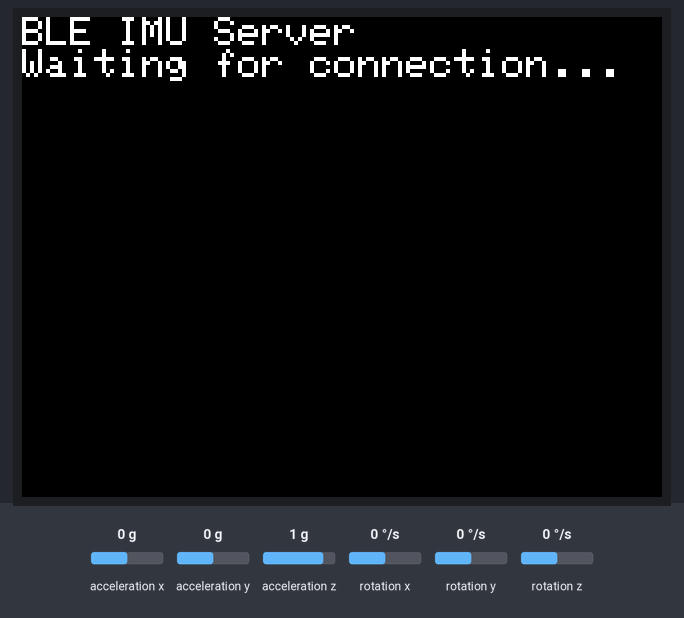
Recording of a sketch running on a simulated ESP32. On the bench: 320×240 colour display. The test bench sets the inputs (shaded band); at power-on: acceleration x 0 g, acceleration y 0 g, acceleration z 1 g, rotation x 0 °/s, rotation y 0 °/s, rotation z 0 °/s. Nothing arrives over Bluetooth unless stated; a phone connects over Bluetooth LE 3 s after start; what the sketch prints to the serial monitor is not drawn.

Above: at 0.4 s.

The sketch:

6axes_m5.ino
```cpp
#include <M5Core2.h>
#include <BLEDevice.h>
#include <BLEServer.h>
#include <BLEUtils.h>
#include <BLE2902.h>
// #include <MPU6886.h>

// BLE関連の定義
#define SERVICE_UUID        "12345678-1234-1234-1234-123456789012"
#define CHARACTERISTIC_UUID "87654321-4321-4321-4321-210987654321"

BLEServer* pServer = NULL;
BLECharacteristic* pCharacteristic = NULL;
bool deviceConnected = false;
bool oldDeviceConnected = false;

// センサーデータ
float accX, accY, accZ;
float gyrX, gyrY, gyrZ;

// サンプリング用
unsigned long lastSampleTime = 0;
const unsigned long SAMPLE_INTERVAL = 10; // 100Hz = 10ms

// BLEサーバーコールバック
class MyServerCallbacks: public BLEServerCallbacks {
    void onConnect(BLEServer* pServer) {
      deviceConnected = true;
    };

    void onDisconnect(BLEServer* pServer) {
      deviceConnected = false;
    }
};

void setup() {
  // M5Core2初期化
  M5.begin();

  // IMU初期化
  M5.IMU.Init();

  // シリアル通信初期化（デバッグ用）
  Serial.begin(115200);
  delay(100);

  // BLEデバイス初期化
  BLEDevice::init("M5Stack-Core2-IMU");

  // BLEサーバー作成
  pServer = BLEDevice::createServer();
  pServer->setCallbacks(new MyServerCallbacks());

  // BLEサービス作成
  BLEService *pService = pServer->createService(SERVICE_UUID);

  // BLEキャラクタリスティック作成（通知対応）
  pCharacteristic = pService->createCharacteristic(
                      CHARACTERISTIC_UUID,
                      BLECharacteristic::PROPERTY_NOTIFY |
                      BLECharacteristic::PROPERTY_READ
                    );

  // キャラクタリスティックにディスクリプター追加
  pCharacteristic->addDescriptor(new BLE2902());

  // サービス開始
  pService->start();

  // アドバタイジング開始
  BLEAdvertising *pAdvertising = BLEDevice::getAdvertising();
  pAdvertising->addServiceUUID(SERVICE_UUID);
  pAdvertising->setScanResponse(true);
  pAdvertising->setMinPreferred(0x06);
  pAdvertising->setMinPreferred(0x12);
  BLEDevice::startAdvertising();

  // 画面表示
  M5.Lcd.fillScreen(BLACK);
  M5.Lcd.setTextColor(WHITE);
  M5.Lcd.setTextSize(2);
  M5.Lcd.setCursor(0, 0);
  M5.Lcd.println("BLE IMU Server");
  M5.Lcd.println("Waiting for connection...");

  lastSampleTime = millis();
}

void loop() {
  unsigned long currentTime = millis();

  // 接続状態の変化を検出（自動的に再アドバタイジング）
  if (!deviceConnected && oldDeviceConnected) {
    delay(500);
    pServer->startAdvertising();
    oldDeviceConnected = deviceConnected;
  }

  if (deviceConnected && !oldDeviceConnected) {
    oldDeviceConnected = deviceConnected;
  }

  // 100Hz (10ms間隔) でサンプリング
  if (currentTime - lastSampleTime >= SAMPLE_INTERVAL) {
    lastSampleTime = currentTime;

    // センサーデータ読み込み
    M5.IMU.getAccelData(&accX, &accY, &accZ);
    M5.IMU.getGyroData(&gyrX, &gyrY, &gyrZ);

    // データフォーマット: "accX,accY,accZ,gyrX,gyrY,gyrZ\n"
    char dataBuffer[128];
    snprintf(dataBuffer, sizeof(dataBuffer),
             "%.2f,%.2f,%.2f,%.2f,%.2f,%.2f\n",
             accX, accY, accZ, gyrX, gyrY, gyrZ);

    // BLEで送信
    if (deviceConnected) {
      pCharacteristic->setValue(dataBuffer);
      pCharacteristic->notify();
    }

    // シリアルモニタにも出力（デバッグ）
    Serial.print(dataBuffer);
  }

  M5.update();
}
```
